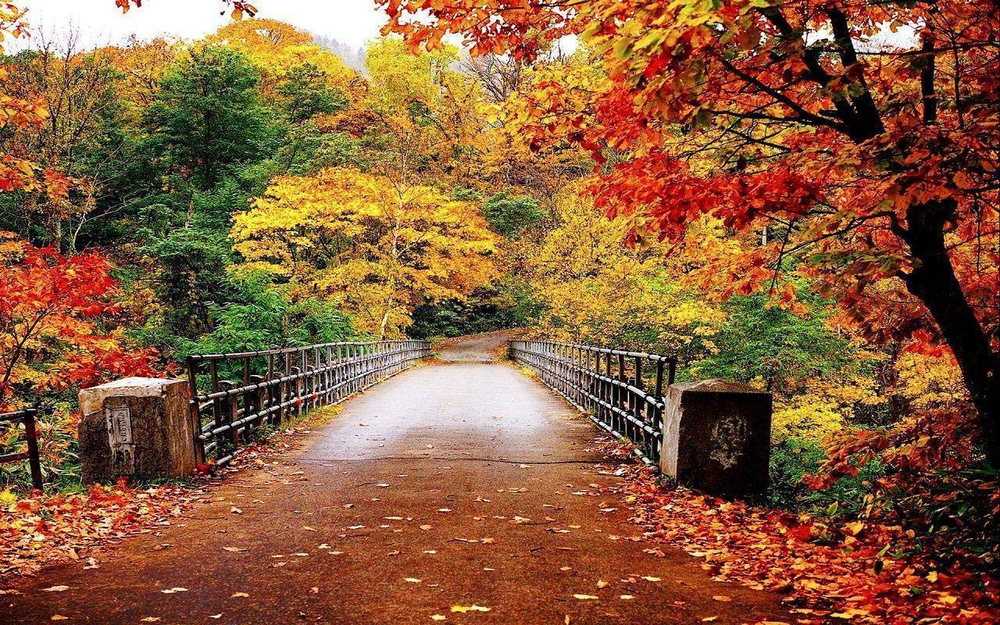
#> input picture frame.png, 1000 x 625 px, shrunk from 1280 x 800 before the run
$ python color-pallet.py
#> lines starting #> are read from the running program, lines starting #| are printed output that depends on the picture
import matplotlib.pyplot as plt
from matplotlib.pyplot import colormaps
import numpy as np
import cv2
from matplotlib import cm
from matplotlib.colors import ListedColormap, LinearSegmentedColormap

image = cv2.imread('frame.png', 0)
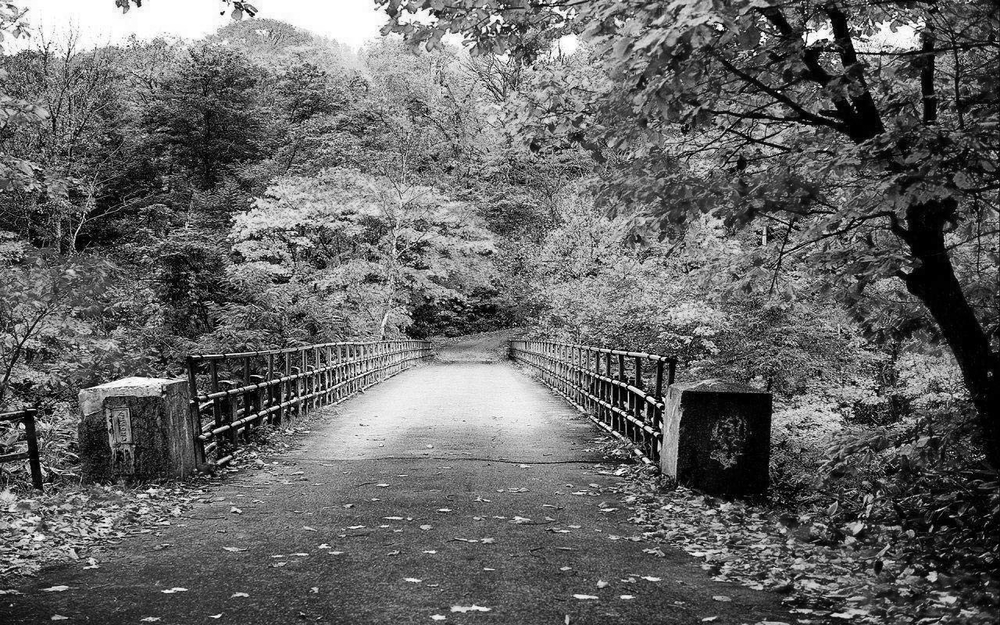
#> image: shape (625, 1000); min 0, max 255, mean 101.9
#colormap = plt.get_cmap('inferno')
#top = cm.get_cmap('Oranges_r', 85)
middle = cm.get_cmap('Greens_r',128)
#bottom = cm.get_cmap('Blues', 126)
bottom = np.ones((128,4))
bottom[:,0] = np.linspace(255/256, 1, 128)
bottom[:,1] = np.linspace(20/256, 1, 128)
bottom[:,2] = np.linspace(147/256, 1, 128)
'''newcolors = np.vstack((#top(np.linspace(0, 1, 85)),
                       middle(np.linspace(0,1,128)),
                       bottom))'''

colorsList = []
numberOfColorsInPallet = int(input("Enter the number of colors"))
#> the answer given: 3
distribution = int(256/numberOfColorsInPallet)
rgbColors=[]
for i in range(0,numberOfColorsInPallet):
#> (the run stopped early here; a loop or call above may not have finished)
